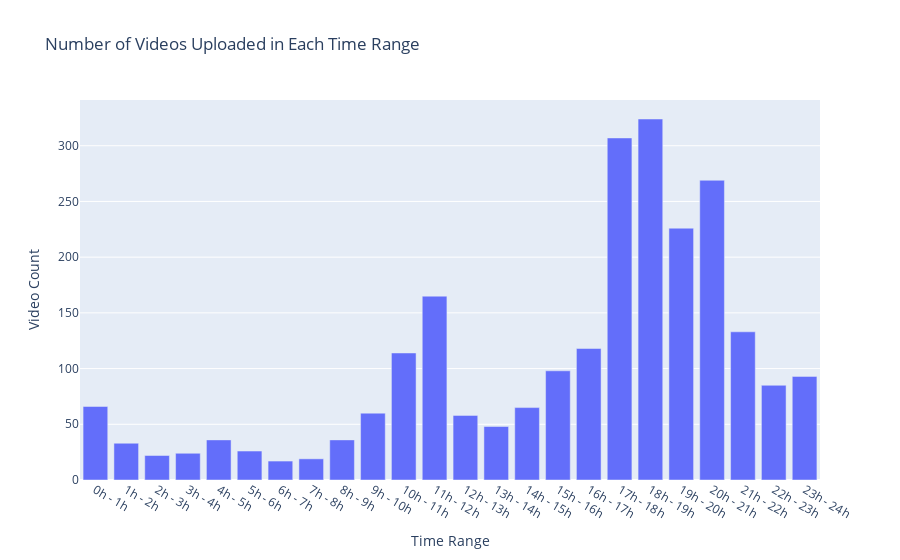

The cell this chart's notebook holds for it:
### Code cell
fig = px.bar(time_video_df, 
             x='Time Range', 
             y='Video Count', 
             title='Number of Videos Uploaded in Each Time Range')
fig.show()

### Figure 1 — Plotly figure (JSON) as saved in the notebook; plotly's stock layout.template omitted (floating-point values rounded to 4 significant figures)
{"data": [{"alignmentgroup": "True", "hovertemplate": "Time Range=%{x}<br>Video Count=%{y}<extra></extra>", "legendgroup": "", "marker": {"color": "#636efa", "pattern": {"shape": ""}}, "name": "", "offsetgroup": "", "orientation": "v", "showlegend": false, "textposition": "auto", "type": "bar", "x": ["0h - 1h", "1h - 2h", "2h - 3h", "3h - 4h", "4h - 5h", "5h - 6h", "6h - 7h", "7h - 8h", "8h - 9h", "9h - 10h", "10h - 11h", "11h - 12h", "12h - 13h", "13h - 14h", "14h - 15h", "15h - 16h", "16h - 17h", "17h - 18h", "18h - 19h", "19h - 20h", "20h - 21h", "21h - 22h", "22h - 23h", "23h - 24h"], "xaxis": "x", "y": [66, 33, 22, 24, 36, 26, 17, 19, 36, 60, 114, 165, 58, 48, 65, 98, 118, 307, 324, 226, 269, 133, 85, 93], "yaxis": "y"}], "layout": {"barmode": "relative", "legend": {"tracegroupgap": 0}, "title": {"text": "Number of Videos Uploaded in Each Time Range"}, "xaxis": {"anchor": "y", "domain": [0, 1], "title": {"text": "Time Range"}}, "yaxis": {"anchor": "x", "domain": [0, 1], "title": {"text": "Video Count"}}}}
